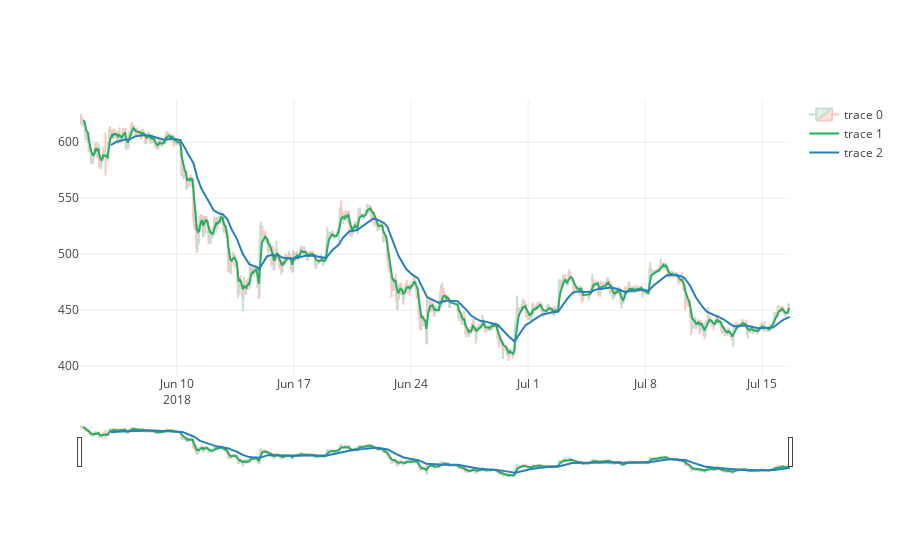

The notebook cell this image was saved under:
### Code cell
trace = go.Candlestick(
            x=ohlcv_df.time, 
            open=ohlcv_df.open, 
            high=ohlcv_df.high, 
            low=ohlcv_df.low, 
            close=ohlcv_df.close,
            opacity = 0.3
        )

short_EMA_line = go.Scatter(x=ohlcv_df.time, y=ohlcv_df.shortEMA, line = dict(color='#27ae60'))
long_EMA_line = go.Scatter(x=ohlcv_df.time, y=ohlcv_df.longEMA, line = dict(color='#2980b9'))

layout = go.Layout(xaxis = dict(rangeslider = dict(visible = True)))
data = [trace, short_EMA_line, long_EMA_line]

fig = go.Figure(data=data,layout=layout)
py.iplot(fig, filename='simple_candlestick')

### Figure 1 — Plotly figure (JSON) as saved in the notebook; plotly's stock layout.template omitted (floating-point values rounded to 4 significant figures; data arrays with more than 128 entries replaced by an {"elided": "..."} marker saying what was removed)
{"data": [{"close": {"elided": "1000 float values"}, "high": {"elided": "1000 float values"}, "low": {"elided": "1000 float values"}, "opacity": 0.3, "open": {"elided": "1000 float values"}, "type": "candlestick", "uid": "0cfb5286-88d4-11e8-865e-4a0000b78430", "x": {"elided": "1000 str values"}}, {"line": {"color": "#27ae60"}, "type": "scatter", "uid": "0cfb5650-88d4-11e8-9327-4a0000b78430", "x": {"elided": "1000 str values"}, "y": {"elided": "1000 float values"}}, {"line": {"color": "#2980b9"}, "type": "scatter", "uid": "0cfb5918-88d4-11e8-b402-4a0000b78430", "x": {"elided": "1000 str values"}, "y": {"elided": "1000 float values"}}], "layout": {"xaxis": {"rangeslider": {"visible": true}}}}
